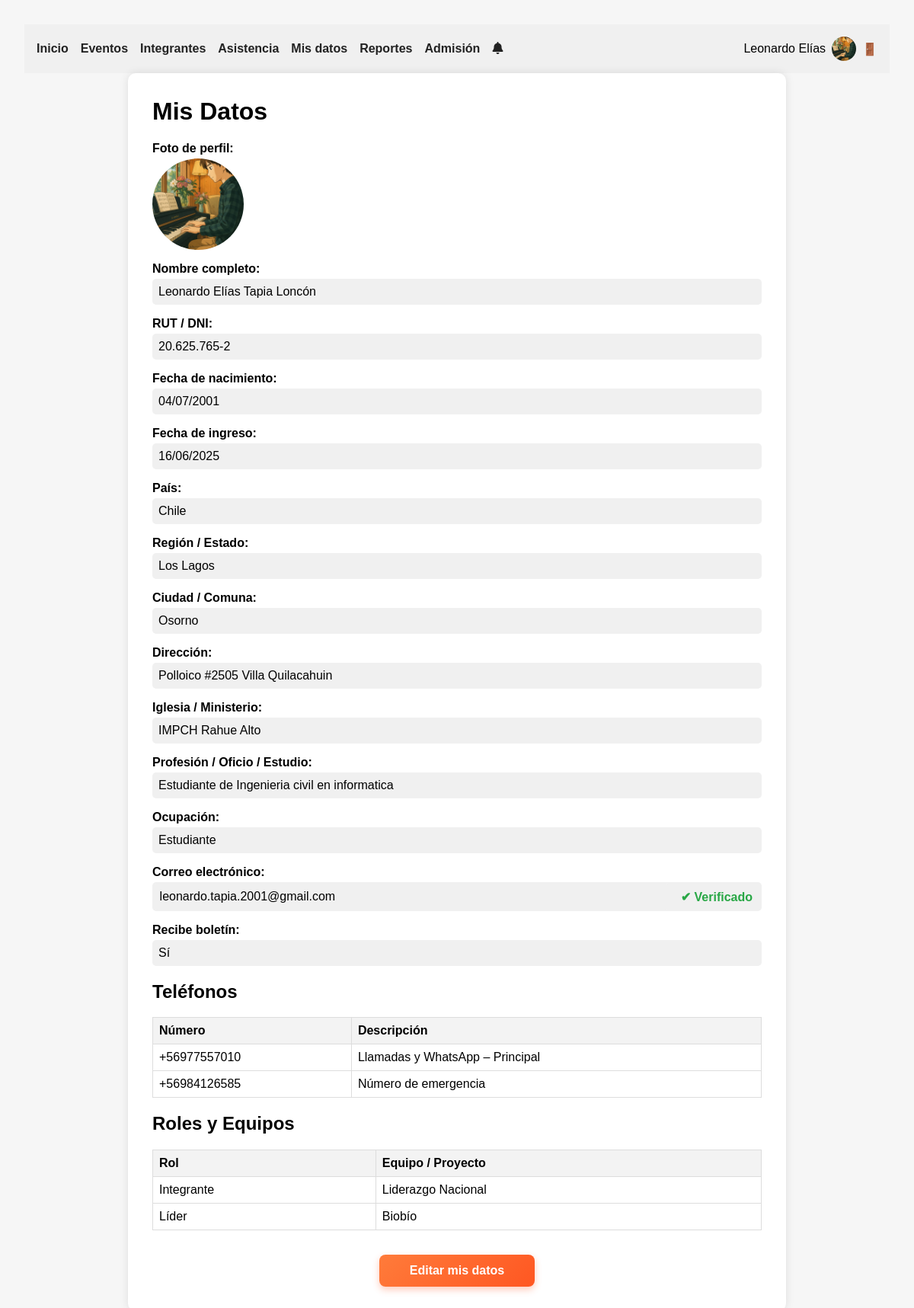
The page /ver_mis_datos.php (signed in) on the database its author committed.
### tables this page shows
CREATE TABLE `correos_electronicos` (
  `correo_electronico` varchar(320) NOT NULL,
  `id_usuario` int(11) NOT NULL,
  `boletin` tinyint(1) DEFAULT 1,
  `verified` tinyint(1) NOT NULL DEFAULT 0,
  `verify_token` varchar(64) DEFAULT NULL,
  `token_expires` datetime DEFAULT NULL
);

CREATE TABLE `usuarios` (
  `id_usuario` int(11) NOT NULL,
  `nombres` varchar(60) NOT NULL,
  `apellido_paterno` varchar(30) NOT NULL,
  `apellido_materno` varchar(30) DEFAULT NULL,
  `foto_perfil` varchar(255) DEFAULT NULL,
  `fecha_nacimiento` date DEFAULT NULL,
  `rut_dni` varchar(13) NOT NULL,
  `id_pais` int(11) NOT NULL,
  `id_region_estado` int(11) DEFAULT NULL,
  `id_ciudad_comuna` int(11) DEFAULT NULL,
  `direccion` varchar(255) DEFAULT NULL,
  `iglesia_ministerio` varchar(255) DEFAULT NULL,
  `profesion_oficio_estudio` varchar(255) DEFAULT NULL,
  `password` varchar(255) DEFAULT NULL,
  `fecha_registro` date NOT NULL,
  `ultima_actualizacion` timestamp NULL DEFAULT NULL
);

CREATE TABLE `paises` (
  `id_pais` int(11) NOT NULL,
  `nombre_pais` varchar(100) NOT NULL
);

CREATE TABLE `region_estado` (
  `id_region_estado` int(11) NOT NULL,
  `nombre_region_estado` varchar(100) NOT NULL,
  `id_pais` int(11) DEFAULT NULL
);

CREATE TABLE `ciudad_comuna` (
  `id_ciudad_comuna` int(11) NOT NULL,
  `nombre_ciudad_comuna` varchar(100) NOT NULL,
  `id_region_estado` int(11) DEFAULT NULL
);

CREATE TABLE `telefonos` (
  `id_usuario` int(11) NOT NULL,
  `telefono` varchar(16) NOT NULL,
  `es_principal` tinyint(1) DEFAULT NULL,
  `id_descripcion_telefono` int(11) DEFAULT NULL
);

CREATE TABLE `descripcion_telefonos` (
  `id_descripcion_telefono` int(11) NOT NULL,
  `nombre_descripcion_telefono` varchar(50) DEFAULT NULL
);

CREATE TABLE `roles` (
  `id_rol` int(11) NOT NULL,
  `nombre_rol` varchar(50) NOT NULL,
  `id_equipo_proyecto` int(11) DEFAULT NULL
);

CREATE TABLE `equipos_proyectos` (
  `id_equipo_proyecto` int(11) NOT NULL,
  `es_equipo` tinyint(1) DEFAULT NULL,
  `nombre_equipo_proyecto` varchar(50) NOT NULL
);

### lib_auth.php (called while the page is built, shortened)
<?php
function user_is_lider_nac(PDO $pdo,int $uid): bool {
    $q = $pdo->prepare(
        "SELECT 1 FROM integrantes_equipos_proyectos
         WHERE id_usuario=? AND id_equipo_proyecto=1 LIMIT 1");
    $q->execute([$uid]);
    return (bool)$q->fetchColumn();
}
function user_can_use_reports(PDO $pdo,int $uid): bool {
    return user_is_lider_nac($pdo,$uid) || user_is_privileged($pdo,$uid);
}

### ver_mis_datos.php (the view, shortened to what this page needs)
<?php
require 'conexion.php';
$id = $_SESSION['id_usuario'];
$stmt = $pdo->prepare("
  SELECT
    u.*,
    c.correo_electronico AS correo,
    c.boletin,
    c.verified,
    c.verify_token,
    c.token_expires
  FROM usuarios u
  JOIN correos_electronicos c
    ON u.id_usuario = c.id_usuario
  WHERE u.id_usuario = :id
");
$stmt->execute(['id' => $id]);
$user = $stmt->fetch(PDO::FETCH_ASSOC);
$pstmt = $pdo->prepare("
  SELECT nombre_pais
  FROM paises
  WHERE id_pais = :id_pais
");
$pstmt->execute(['id_pais' => $user['id_pais']]);
$pais = $pstmt->fetchColumn() ?: '';
$rstmt = $pdo->prepare("
  SELECT nombre_region_estado
  FROM region_estado
  WHERE id_region_estado = :id_reg
");
$rstmt->execute(['id_reg' => $user['id_region_estado']]);
$region = $rstmt->fetchColumn() ?: '';
$cstmt = $pdo->prepare("
  SELECT nombre_ciudad_comuna
  FROM ciudad_comuna
  WHERE id_ciudad_comuna = :id_ciu
");
$cstmt->execute(['id_ciu' => $user['id_ciudad_comuna']]);
$ciudad = $cstmt->fetchColumn() ?: '';
$ocstmt = $pdo->prepare("
  SELECT o.nombre
  FROM usuarios_ocupaciones uo
  JOIN ocupaciones o ON uo.id_ocupacion = o.id_ocupacion
  WHERE uo.id_usuario = :id
");
$ocstmt->execute(['id' => $id]);
$ocupaciones = array_column($ocstmt->fetchAll(PDO::FETCH_ASSOC), 'nombre');
$tstmt = $pdo->prepare("
  SELECT t.telefono, dt.nombre_descripcion_telefono AS descripcion, t.es_principal
  FROM telefonos t
  LEFT JOIN descripcion_telefonos dt
    ON t.id_descripcion_telefono = dt.id_descripcion_telefono
  WHERE t.id_usuario = :id
");
$tstmt->execute(['id' => $id]);
$telefonos = $tstmt->fetchAll(PDO::FETCH_ASSOC);
$restmt = $pdo->prepare("
  SELECT
    r.nombre_rol AS rol,
    ep.nombre_equipo_proyecto AS equipo
  FROM integrantes_equipos_proyectos iep
  JOIN roles r
    ON iep.id_rol = r.id_rol
  JOIN equipos_proyectos ep
    ON iep.id_equipo_proyecto = ep.id_equipo_proyecto
  WHERE iep.id_usuario = :id
");
$restmt->execute(['id' => $id]);
$rolesEquipos = $restmt->fetchAll(PDO::FETCH_ASSOC);
?>
<!DOCTYPE html>
<html lang="es">
<head>
  <link rel="stylesheet" href="styles/main.css">
  <link rel="stylesheet"
        href="https://cdnjs.cloudflare.com/ajax/libs/font-awesome/6.4.0/css/all.min.css">
</head>
<body>
  <nav>
    <div class="menu">
      <a href="home.php">Inicio</a>
      <a href="eventos.php">Eventos</a>
      <a href="integrantes.php">Integrantes</a>
      <a href="asistencia.php">Asistencia</a>
      <a href="ver_mis_datos.php">Mis datos</a>
      <?php
      require_once 'lib_auth.php';
      $uid = $_SESSION['id_usuario'] ?? 0;
      if (user_can_use_reports($pdo,$uid)): ?>
          <a href="reportes.php">Reportes</a>
      <?php endif; ?>
      <a href="admision.php">Admisión</a>
      <a href="#"><i class="fas fa-bell"></i></a>
    </div>
    <div class="perfil">
      <span id="nombre-usuario">
        <?= htmlspecialchars($user['nombres']) ?>
      </span>
      <img
        id="foto-perfil-nav"
        src="<?= htmlspecialchars($user['foto_perfil']) ?>"
        alt="Foto de <?= htmlspecialchars($user['nombres']) ?>">
      <a href="#" id="logout" title="Cerrar sesión">🚪</a>
    </div>
  </nav>
  <div class="container">
    <h1>Mis Datos</h1>
    <div class="grupo">
      <label>Foto de perfil:</label>
      <img id="foto_perfil" class="foto"
           src="<?= htmlspecialchars($user['foto_perfil']) ?>"
           alt="Foto (clic para ampliar)">
    </div>
    <div class="grupo">
      <label>Nombre completo:</label>
      <span>
        <?= htmlspecialchars("{$user['nombres']} {$user['apellido_paterno']} {$user['apellido_materno']}") ?>
      </span>
    </div>
    <div class="grupo">
      <label>RUT / DNI:</label>
      <span><?php
        $raw = preg_replace('/[^0-9kK]/', '', $user['rut_dni']);
        if ($user['id_pais'] === 1) {
          $body = substr($raw, 0, -1);
          $dv   = strtoupper(substr($raw, -1));
          echo htmlspecialchars(number_format($body, 0, '', '.') . '-' . $dv);
        } else {
          echo htmlspecialchars(preg_replace('/\D/', '', $raw));
        }
      ?></span>
    </div>
    <div class="grupo">
      <label>Fecha de nacimiento:</label>
      <span><?= date('d/m/Y', strtotime($user['fecha_nacimiento'])) ?></span>
    </div>
    <div class="grupo">
      <label>Fecha de ingreso:</label>
      <span><?= date('d/m/Y', strtotime($user['fecha_registro'])) ?></span>
    </div>
    <div class="grupo"><label>País:</label><span><?= htmlspecialchars($pais) ?></span></div>
    <div class="grupo"><label>Región / Estado:</label><span><?= htmlspecialchars($region) ?></span></div>
    <div class="grupo"><label>Ciudad / Comuna:</label><span><?= htmlspecialchars($ciudad) ?></span></div>
    <div class="grupo"><label>Dirección:</label><span><?= htmlspecialchars($user['direccion']) ?></span></div>
    <div class="grupo"><label>Iglesia / Ministerio:</label><span><?= htmlspecialchars($user['iglesia_ministerio']) ?></span></div>
    <div class="grupo"><label>Profesión / Oficio / Estudio:</label><span><?= htmlspecialchars($user['profesion_oficio_estudio']) ?></span></div>
    <div class="grupo"><label>Ocupación:</label><span><?= htmlspecialchars(implode(', ', $ocupaciones)) ?></span></div>
    <div class="grupo email-group">
      <label for="correo">Correo electrónico:</label>
      <span>
        <span class="email-text">
          <?= htmlspecialchars($user['correo'] ?? '') ?>
        </span>
        <?php if (!empty($user['verified'])): ?>
          <strong class="status verified">✔ Verificado</strong>
        <?php endif; ?>
      </span>
    </div>
    <div class="grupo"><label>Recibe boletín:</label><span><?= $user['boletin'] ? 'Sí' : 'No' ?></span></div>
    <h2>Teléfonos</h2>
    <table>
      <thead><tr><th>Número</th><th>Descripción</th></tr></thead>
      <tbody>
      <?php foreach($telefonos as $t): ?>
        <tr>
          <td><?= htmlspecialchars($t['telefono']) ?></td>
          <td>
            <?= htmlspecialchars($t['descripcion'] ?? '') ?>
            <?= !empty($t['es_principal']) ? ' – Principal' : '' ?>
          </td>
        </tr>
      <?php endforeach; ?>
      </tbody>
    </table>
    <h2>Roles y Equipos</h2>
    <table>
      <thead><tr><th>Rol</th><th>Equipo / Proyecto</th></tr></thead>
      <tbody>
      <?php foreach($rolesEquipos as $re): ?>
        <tr>
          <td><?= htmlspecialchars($re['rol']) ?></td>
          <td><?= htmlspecialchars($re['equipo']) ?></td>
        </tr>
      <?php endforeach; ?>
      </tbody>
    </table>
    <div class="editar-btn">
      <a href="editar_mis_datos.php"><button>Editar mis datos</button></a>
    </div>
  </div>
</body>
</html>

### styles/main.css (style rules this page uses)
:root { --color-fondo: #fcf4ef; --color-header: #333; --color-texto: #fff; --color-enlace: #FF5733; --color-enlace-hover: #FF4500; --color-boton: #4CAF50; --color-boton-hover: #45a049; --color-titulo: #FF5733; --color-subtitulo: #FF4500; }
body { font-family: Arial, sans-serif; margin: 0; padding: 0; }

### ver_mis_datos.php (style rules this page uses)
nav { background: #f0f0f0; padding: 1rem; display: flex; justify-content: space-between; align-items: center; flex-wrap: wrap; }
nav .menu { display: flex; flex-wrap: wrap; gap: 1rem; align-items: center; }
nav a { text-decoration: none; color: #222; font-weight: bold; }
.perfil { display: flex; align-items: center; gap: .5rem; }
.perfil img { width: 32px; height: 32px; border-radius: 50%; object-fit: cover; }
body { font-family: sans-serif; background: #f6f6f6; margin: 0; padding: 2rem; }
.container { max-width: 800px; margin: auto; background: #fff; padding: 2rem; border-radius: 10px; box-shadow: 0 0 12px rgba(0,0,0,.1); }
h1 { margin-top: 0; }
.grupo { margin-bottom: 1rem; width: 100%; box-sizing: border-box; }
.grupo label { font-weight: bold; display: block; margin-bottom: .25rem; }
.grupo span { display: inline-block; width: 100%; padding: .5rem; background: #f0f0f0; border-radius: 5px; box-sizing: border-box; }
img.foto { width: 120px; height: 120px; border-radius: 50%; object-fit: cover; display: block; }
table { width: 100%; border-collapse: collapse; margin-top: 1rem; }
th, td { border: 1px solid #ddd; padding: .5rem; text-align: left; }
th { background: #f3f3f3; }
.editar-btn { text-align: center; margin-top: 2rem; }
.editar-btn button { background: linear-gradient(135deg,#ff7b3a 0%,#ff5722 100%); color: #fff; border: none; padding: .75rem 2.5rem; font-size: 1rem; font-weight: bold; border-radius: 8px; cursor: pointer; transition: .2s; box-shadow: 0 4px 10px rgba(255,87,34,.3); }
.status.verified { color: #28a745; }
.grupo.email-group > span { display: flex; align-items: center; gap: 1rem; padding: .1rem; padding-right: .75rem; background: #f0f0f0; border-radius: 5px; box-sizing: border-box; }
.grupo.email-group > span .email-text { flex: 1; white-space: nowrap; overflow: hidden; text-overflow: ellipsis; margin: 0; color: #black; font-size: 1rem; }
.grupo.email-group > span .btn-verify, .grupo.email-group > span strong.status { margin-left: center; }

### rows shown on the page
correos_electronicos: id_usuario.nombres "Leonardo Elías", id_usuario.foto_perfil (picture), id_usuario.apellido_materno "Leonardo Elías Tapia Loncón", id_usuario.rut_dni "20.625.765-2", id_usuario.fecha_nacimiento "04/07/2001", id_usuario.fecha_registro "16/06/2025", id_usuario.direccion "Polloico #2505 Villa Quilacahuin", id_usuario.iglesia_ministerio "IMPCH Rahue Alto", id_usuario.profesion_oficio_estudio "Estudiante de Ingenieria civil en informatica", correo_electronico "leonardo.tapia.2001@gmail.com"
paises: nombre_pais "Chile"
region_estado: nombre_region_estado "Los Lagos"
ciudad_comuna: nombre_ciudad_comuna "Osorno"
telefonos: telefono "+56977557010", id_descripcion_telefono.nombre_descripcion_telefono "Llamadas y WhatsApp", es_principal "– Principal"
telefonos: telefono "+56984126585", id_descripcion_telefono.nombre_descripcion_telefono "Número de emergencia"
roles: nombre_rol "Integrante", equipos_proyectos.nombre_equipo_proyecto "Liderazgo Nacional"
roles: nombre_rol "Líder", equipos_proyectos.nombre_equipo_proyecto "Biobío"

### other values the page prints
implode(', ', $ocupaciones) "Estudiante"
